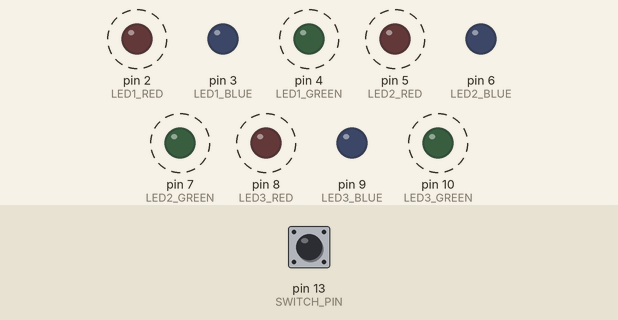
Simulated run of this sketch. Board: Arduino Uno, built with avr-gcc and run on an emulated ATmega328P. On the bench: output pins drawn as LEDs (lit = HIGH). Dashed ring = blinking. Inputs (shaded band) come from the test bench; at power-on: pin 13 (SWITCH_PIN) HIGH.

Above: at 2.8 s.
2.9 s: pin 13 (SWITCH_PIN) pulled LOW for 1.2 s
At 3.3 s:
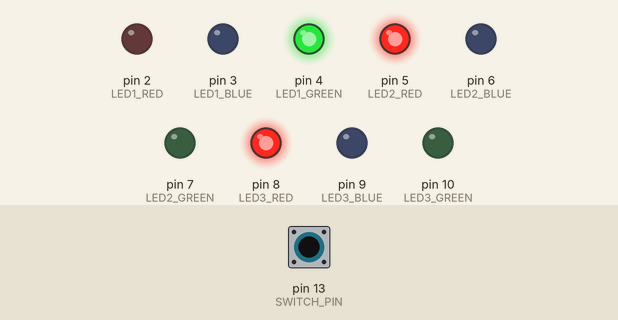
6.5 s: pin 13 (SWITCH_PIN) pulled LOW for 3.2 s
At 8.3 s:
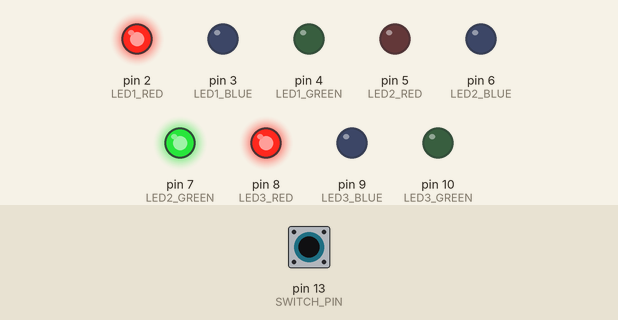
Timing chart, 0 to 17.2 s (numbered marks = the images above; inputs shaded):
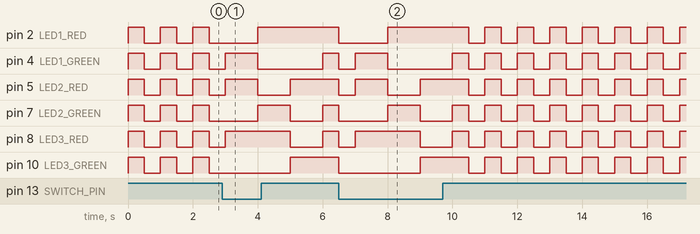

The sketch:

grand_krunk1.ino
```cpp
#define LED1_RED 2
#define LED1_BLUE 3
#define LED1_GREEN 4

#define LED2_RED 5
#define LED2_BLUE 6
#define LED2_GREEN 7

#define LED3_RED 8
#define LED3_BLUE 9
#define LED3_GREEN 10

//interruptor
#define SWITCH_PIN 13

void setup()
{
  //refactor
  digitalWrite(LED1_RED,OUTPUT);
  digitalWrite(LED1_BLUE,OUTPUT);
  digitalWrite(LED1_GREEN,OUTPUT);

  digitalWrite(LED2_RED,OUTPUT);
  digitalWrite(LED2_BLUE,OUTPUT);
  digitalWrite(LED2_GREEN,OUTPUT);

  digitalWrite(LED3_RED,OUTPUT);
  digitalWrite(LED3_BLUE,OUTPUT);
  digitalWrite(LED3_GREEN,OUTPUT);

  //interuptor
  pinMode(SWITCH_PIN, INPUT_PULLUP);

}

void led1_Colors(int r, int g, int b)
{
  analogWrite(LED1_RED,r);
  analogWrite(LED1_BLUE,g);
  analogWrite(LED1_GREEN,b);
}
void led2_Colors(int r, int g, int b)
{
  analogWrite(LED2_RED,r);
  analogWrite(LED2_BLUE,g);
  analogWrite(LED2_GREEN,b);
}
void led3_Colors(int r, int g, int b)
{
  analogWrite(LED3_RED,r);
  analogWrite(LED3_BLUE,g);
  analogWrite(LED3_GREEN,b);
}
void loop(){
   if (digitalRead(SWITCH_PIN) == LOW) // Si el interruptor está encendido
  {

// Semáforo 1 en verde
  led1_Colors(0,0,255); // Verde
  led2_Colors(255, 0, 0); // Rojo
  led3_Colors(255, 0, 0); // Rojo
  delay(1000);

  // Semáforo 2 en verde
  led1_Colors(255, 0, 0); // Rojo
  led2_Colors(0,0,255); // Verde
  led3_Colors(255, 0, 0); // Rojo
  delay(1000);

  // Semáforo 3 en verde
  led1_Colors(255, 0, 0); // Rojo
  led2_Colors(255, 0, 0); // Rojo
  led3_Colors(0,0,255); // Verde
  delay(1000);

}else // Si el interruptor está apagado
  {
    led1_Colors(255,0,255); // Amarillo
      led2_Colors(255,0,255); // Amarillo
      led3_Colors(255,0,255); // Amarillo
      delay(500); // Encendido
      led1_Colors(0, 0, 0); // Apagar
      led2_Colors(0, 0, 0); // Apagar
      led3_Colors(0, 0, 0); // Apagar
      delay(500); // Apagado

     }
  }
```
